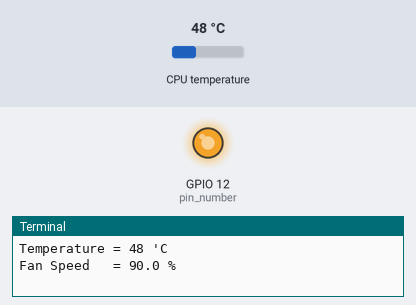
A program run on a simulated Raspberry Pi (BCM pin numbers). On the bench: output pins drawn as LEDs (lit = HIGH), the last lines printed to the terminal. The test bench sets the inputs (shaded band); at power-on: CPU temperature 48 °C.

Above: at 1.2 s.
1.3 s: CPU temperature set to 31 °C
At 5.3 s:
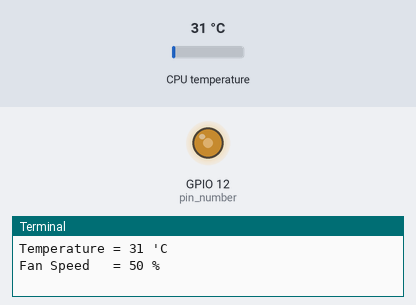
7.3 s: CPU temperature set to 44 °C
At 10.9 s:
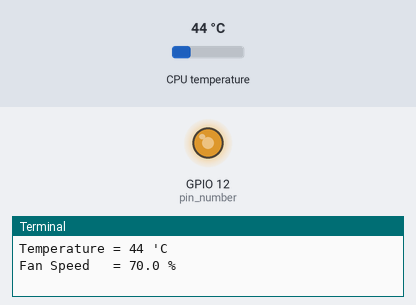
Timing chart, 0 to 12.4 s (numbered marks = the images above; inputs shaded):
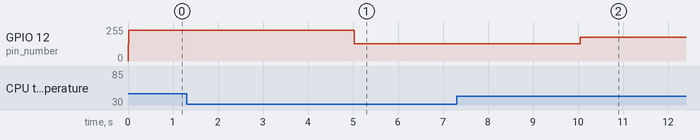

Measured:
- after the input at 1.3 s, GPIO 12 (pin_number): 230/255 → 128/255 after 3.7 s
- after the input at 7.3 s, GPIO 12 (pin_number): 128/255 → 179/255 after 2.7 s

The program:

fanController.py
```python
import RPi.GPIO as GPIO
import time
import os

# Setup
GPIO.setwarnings(False)
GPIO.setmode(GPIO.BCM)


"""
The fan curve responds as follows:


  fan speed (as % of fully on)
     ^
     |
 max -             ............
     |            /
     |           /
     |          /
     |         /
 min -......../
     |
     |--------|----|-----------> temperature of CPU
             low  high


"""

# Choose values to describe fan response (see graph above)
speed_max=100
speed_min=50
temperature_high=50
temperature_low=40

# Choose output pin and PWM frequency (200Hz seems to have minimal "whine")
pin_number=12
pwm_frequency=200

# Choose number of seconds to wait between each update
sleep_period_seconds=5

# Setup output pin for PWM and start
GPIO.setup(pin_number, GPIO.OUT)
pin_output = GPIO.PWM(pin_number,pwm_frequency)
pin_output.start(50)


def get_cpu_temperature():
    "This function will output the CPU temperature as an integer"

    temperature = os.popen('vcgencmd measure_temp').readline()
    temperature = temperature.replace("temp=","").replace("'C\n","")
    temperature = int(float(temperature))
    return(temperature)


def calculate_fan_speed(temperature):
    "This function will calculate the fan speed based on the input temp."
    "Fan curve follows speed=(m*temp)+c straight line in the active region"

    # Calculate the graph gradient (m) and the y-intercept (c)
    m = (speed_max-speed_min)/(temperature_high-temperature_low)
    c = speed_min-(m*temperature_low)


    if temperature<temperature_low:
        return(speed_min)

    elif temperature>temperature_high:
        return(speed_max)

    else:
        return(m*temperature+c)


while True:

    temp = get_cpu_temperature()
    pwm_percentage = calculate_fan_speed(temp)
    pin_output.ChangeDutyCycle(pwm_percentage)

    print("Temperature =", temp,"'C")
    print("Fan Speed   =", pwm_percentage,"%")
    print()

    time.sleep(sleep_period_seconds)
```
